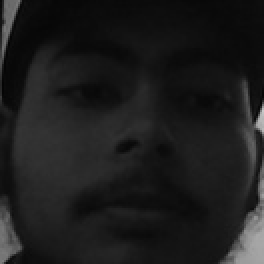
#> input picture Real Time/Cam_image/u0/36.jpg, 132 x 132 px, given in place of 0.jpg, which was not available (shown 2 times larger)
$ python Face_Recognition_real_time.py   (Python 2 division)
#> lines starting #> are read from the running program, lines starting #| are printed output that depends on the picture
#########       HOG DESCRIPTOR      #########################

import cv2,os
import numpy as np
from sklearn import metrics
from sklearn.neural_network import MLPClassifier
from sklearn import svm


names = ['Jk','Shivani','Aayushi','Jaskaran','Saran','Sonia']


hog = cv2.HOGDescriptor()

winStride = (8,8)
padding = (8,8)
locations = ((10,20),)


train_data = np.zeros((1,3780))
test_data = np.zeros((1,3780))
train_target = np.zeros((420,1))
test_target = np.zeros((180,1))
count = 0


for j in range(6):
    for i in range(70):
        img = cv2.imread('Cam_image/u%d/%d.jpg'%(j,i))
#> img is the input picture: shape (132, 132, 3); min 4, max 201, mean 28.9
        img = np.resize(img,(200,200))
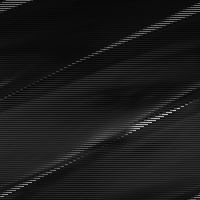
#> img: shape (200, 200); min 4, max 201, mean 26.2
        hist = hog.compute(img,winStride,padding,locations)
#> hist = 3780 values, max 0.565 at index 3235, min 0 at index 21, mean 0.101
#> (the run stopped early here; a loop or call above may not have finished)

$ run again, on Real Time/Cam_image/u0/38.jpg
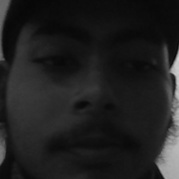
#> input picture Real Time/Cam_image/u0/38.jpg, 179 x 179 px, given in place of 0.jpg, which was not available
#> img is the input picture: shape (179, 179, 3); min 5, max 210, mean 31.6
#> `img = np.resize(img,(200,200))`:
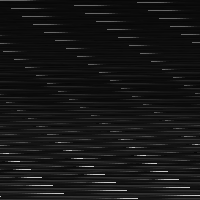
#> img: shape (200, 200); min 5, max 210, mean 21.9
#> hist = 3780 values, max 0.518 at index 1084, min 0 at index 115, mean 0.0778
